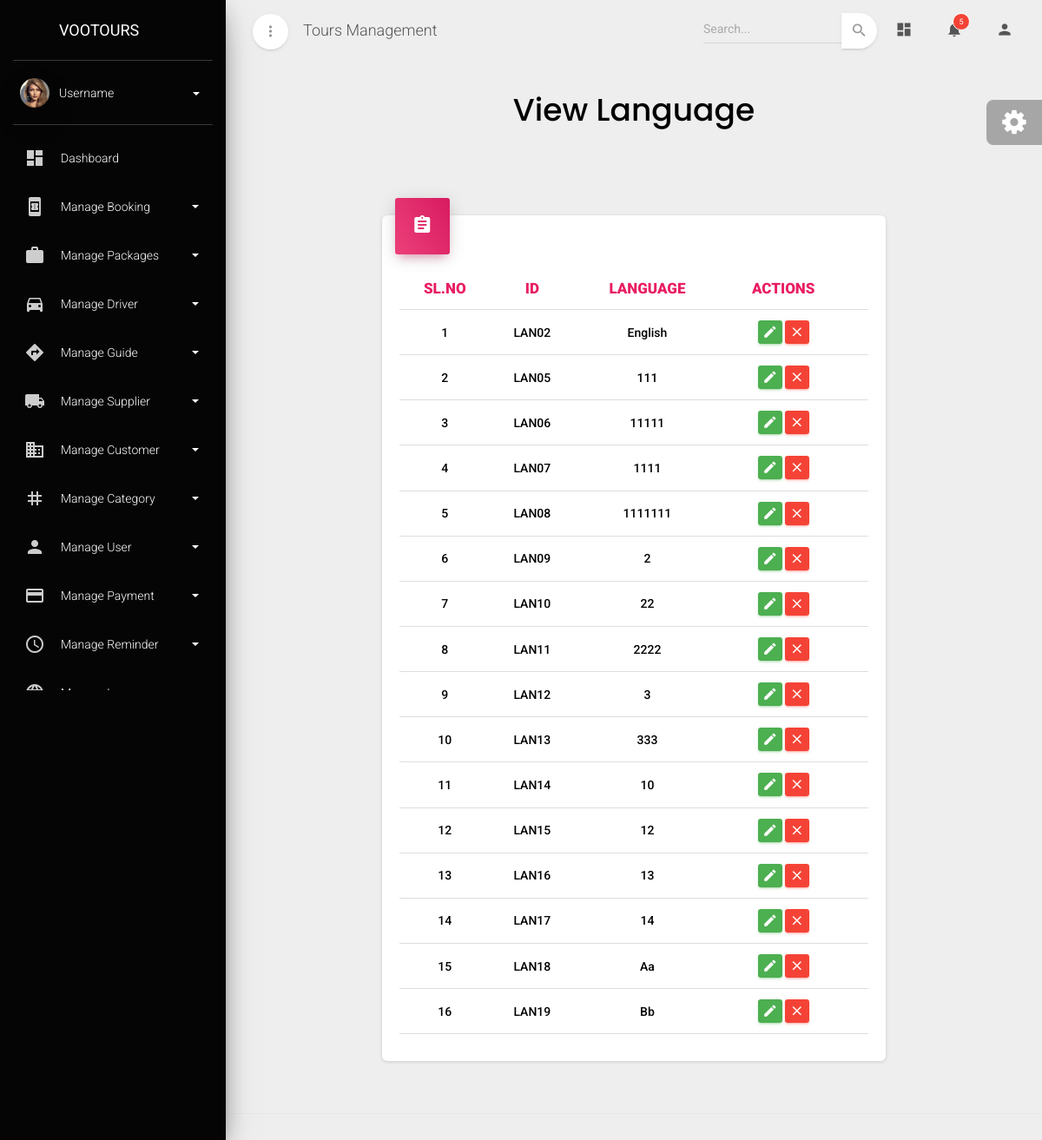
Screenshot of /viewlanguage with the database file from the repository.
### admin_dashboard/models.py (models this page shows, shortened)
class Language(models.Model):
    language_id = models.CharField(max_length=10, primary_key=True, editable=False)
    language_name = models.CharField(max_length=100,unique=True)

### admin_dashboard/views.py (the view)
# urls.py: path('viewlanguage',View_language,name="viewlanguage"),
def View_language(request):
    data=Language.objects.all()
    return render(request,'view_language.html',{'data':data})

### admin_dashboard/templates/view_language.html (shortened to what this page needs)
{% extends "base.html" %}
{% block content %}
<div class="content">
  <div class="container-fluid">
    <div class="row text-center">
      <h2
        class="font-weight-bold"
        style="font-family: poppins, serif; color: #000"
      >
        View Language
      </h2>
    </div>
    <div class="row mt-2">
      <div class="mt-5">
        <div class="row" id="supplier-allocation-content">
          <div class="col-2"></div>
          <div class="col-lg-8 col-md-12 col-md-12">
            <div class="card">
              <div class="card-header card-header-rose card-header-icon">
                <div class="card-icon">
                  <i class="material-icons">assignment</i>
                </div>
              </div>
              <div class="card-body">
                <div class="table-responsive">
                  <table class="table">
                    <thead>
                      <tr>
                        <th class="text-center  text-rose" style="font-weight: 900;" >SL.NO</th>
                        <th class="text-center  text-rose" style="font-weight: 900;" >ID</th>
                        <th class="text-center  text-rose" style="font-weight: 900;" >LANGUAGE</th>
                        <th class="text-center  text-rose" style="font-weight: 900;" >ACTIONS</th>
                        <th class="text-center  text-rose" style="font-weight: 900;" ></th>
                      </tr>
                    </thead>
                    <tbody>
                      {% for i in data %}
                      <tr>
                        <tr>
                          <td class="text-center" style="font-weight: 500;">{{forloop.counter}}</td>
                          <td class="text-center text-capitalize" style="font-weight: 500;">{{i.language_id}}</td>
                          <td class="text-center text-capitalize" style="font-weight: 500;">{{i.language_name}}</td>
                          <td class="td-actions text-center">
                            <button type="button" rel="tooltip" class="btn btn-success" data-toggle="modal" data-target="#editModal{{i.language_id}}" onclick="openEditModal('{{i.language_id}}')"> <i class="material-icons">edit</i> </button>
                            <button type="button" rel="tooltip" class="btn btn-danger" data-toggle="modal" data-target="#deleteModal{{i.language_id}}" onclick="openDeleteModal('{{i.language_id}}')"> <i class="material-icons">close</i> </button>
                          </td>
                          <td class="text-center text-capitalize" style="font-weight: 500;"></td>
                      </tr>
                      {% endfor %}
                    </tbody>
                  </table>
                </div>
              </div>
            </div>
          </div>
          <div class="col-2"></div>
        </div>
      </div>
    </div>
  </div>
</div>
{% endblock content %}

### rows the page displays
Language: language_id "LAN02", language_name "English"
Language: language_id "LAN05", language_name "111"
Language: language_id "LAN06", language_name "11111"
Language: language_id "LAN07", language_name "1111"
Language: language_id "LAN08", language_name "1111111"
Language: language_id "LAN09", language_name "2"
Language: language_id "LAN10", language_name "22"
Language: language_id "LAN11", language_name "2222"
Language: language_id "LAN12", language_name "3"
Language: language_id "LAN13", language_name "333"
Language: language_id "LAN14", language_name "10"
Language: language_id "LAN15", language_name "12"
Language: language_id "LAN16", language_name "13"
Language: language_id "LAN17", language_name "14"
Language: language_id "LAN18", language_name "Aa"
Language: language_id "LAN19", language_name "Bb"
